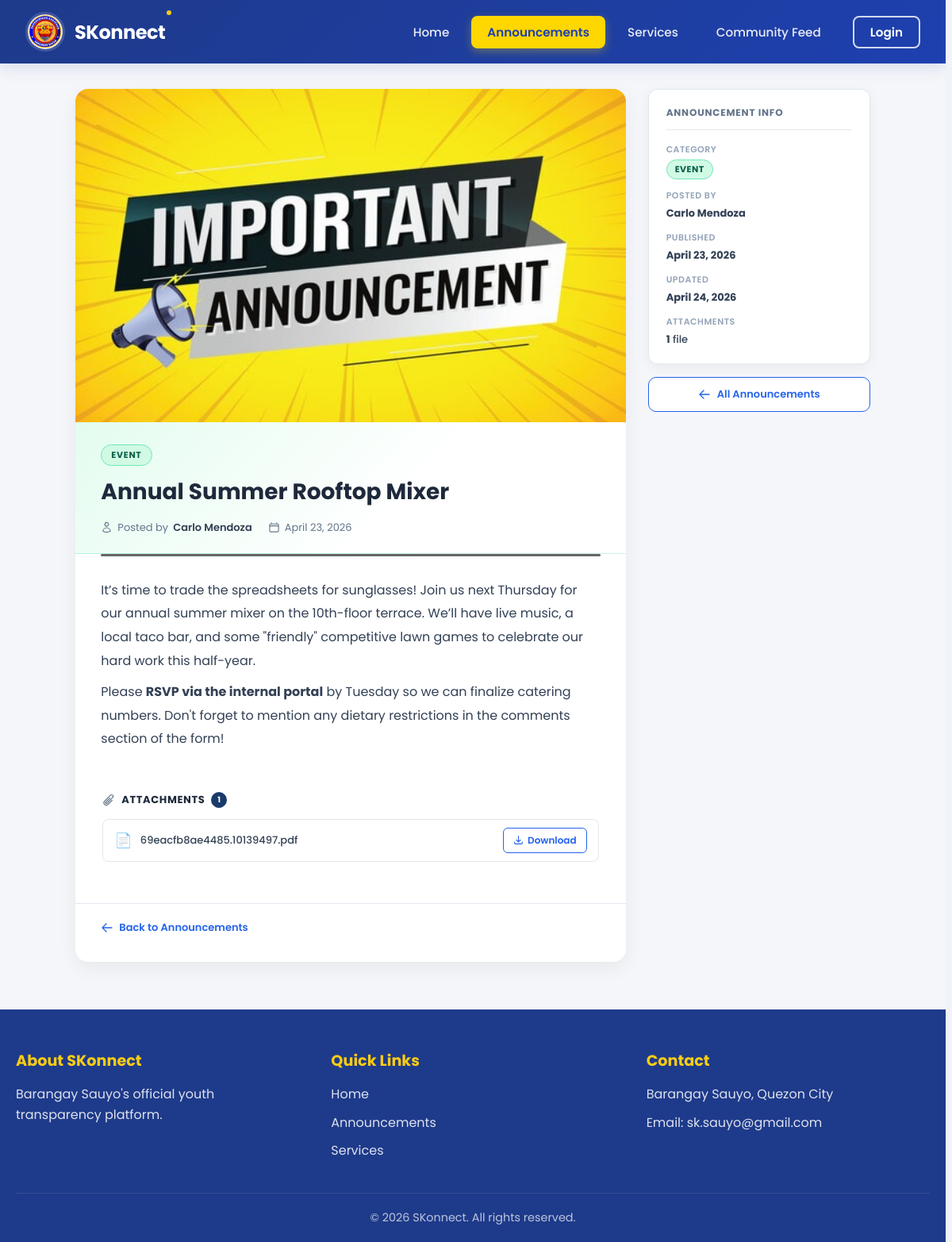
Screenshot of /views/public/announcement_view.php?id=49 with the database file from the repository.
### tables this page shows
CREATE TABLE `announcements` (
  `id` int(11) NOT NULL,
  `title` varchar(255) NOT NULL,
  `content` text NOT NULL,
  `category` enum('event','program','notice','meeting','urgent') NOT NULL,
  `featured` tinyint(1) DEFAULT 0,
  `featured_at` timestamp NULL DEFAULT NULL,
  `banner_img` varchar(500) DEFAULT NULL,
  `author_id` int(11) NOT NULL,
  `published_at` timestamp NOT NULL DEFAULT current_timestamp(),
  `updated_at` timestamp NOT NULL DEFAULT current_timestamp() ON UPDATE current_timestamp(),
  `expired_at` date DEFAULT NULL,
  `status` enum('active','draft','archived') NOT NULL DEFAULT 'active',
  `archived_at` timestamp NULL DEFAULT NULL
);

CREATE TABLE `announcement_files` (
  `id` int(11) NOT NULL,
  `announcement_id` int(11) NOT NULL,
  `file_path` varchar(500) NOT NULL
);

### backend/models/AnnouncementModel.php (called while the page is built, shortened)
<?php
require_once __DIR__ . '/../config/database.php';
class AnnouncementModel {
    private $conn;
    public function __construct() {
        $db = new Database();
        $this->conn = $db->getConnection();
    }
    public function getById(int $id): array|false {
        $stmt = $this->conn->prepare(
            "SELECT a.*, CONCAT(u.first_name, ' ', u.last_name) AS author_name
             FROM announcements a
             JOIN users u ON u.id = a.author_id
             WHERE a.id = :id"
        );
        $stmt->execute([':id' => $id]);
        return $stmt->fetch(PDO::FETCH_ASSOC);
    }
    public function getFiles(int $announcementId): array {
        $stmt = $this->conn->prepare(
            "SELECT * FROM announcement_files WHERE announcement_id = :aid"
        );
        $stmt->execute([':aid' => $announcementId]);
        return $stmt->fetchAll(PDO::FETCH_ASSOC);
    }
}
?>

### backend/config/database.php (called while the page is built, shortened)
<?php
class Database {
    private $host = "localhost";
    private $db_name = "skonnect";
    private $username = "root";
    private $password = "";
    public function getConnection() {
        $this->conn = null;
        try {
            $this->conn = new PDO(
                "mysql:host=" . $this->host . ";dbname=" . $this->db_name,
                $this->username,
                $this->password
            );
            $this->conn->setAttribute(PDO::ATTR_ERRMODE, PDO::ERRMODE_EXCEPTION);
            $this->conn->exec("set names utf8mb4");
        } catch(PDOException $exception) {
            header('Content-Type: application/json');
            echo json_encode([
                "status" => "error",
                "message" => "Database connection failed: " . $exception->getMessage()
            ]);
            exit;
        }
        return $this->conn;
    }
}
?>

### views/public/announcement_view.php (the view, shortened to what this page needs)
<?php
require_once __DIR__ . '/../../backend/models/AnnouncementModel.php';
$annModel = new AnnouncementModel();
$id  = (int) ($_GET['id'] ?? 0);
$ann = $id ? $annModel->getById($id) : null;
$files = $annModel->getFiles($id);
$catColors = [
    'event'   => ['bg' => '#d1fae5', 'color' => '#065f46', 'border' => '#6ee7b7', 'accent' => '#059669', 'bar' => '#059669'],
    'program' => ['bg' => '#dbeafe', 'color' => '#1d4ed8', 'border' => '#93c5fd', 'accent' => '#2563eb', 'bar' => '#2563eb'],
    'meeting' => ['bg' => '#ede9fe', 'color' => '#5b21b6', 'border' => '#c4b5fd', 'accent' => '#7c3aed', 'bar' => '#7c3aed'],
    'notice'  => ['bg' => '#fef3c7', 'color' => '#92400e', 'border' => '#fcd34d', 'accent' => '#d97706', 'bar' => '#d97706'],
    'urgent'  => ['bg' => '#fee2e2', 'color' => '#b91c1c', 'border' => '#fca5a5', 'accent' => '#dc2626', 'bar' => '#dc2626'],
];
$cat      = $ann['category'];
$theme    = $catColors[$cat] ?? $catColors['notice'];
$catLabel = ucfirst($cat);
$pubDate  = date('F j, Y', strtotime($ann['published_at']));
$pubDateDt = date('Y-m-d', strtotime($ann['published_at']));
$updDate  = $ann['updated_at'] ? date('F j, Y', strtotime($ann['updated_at'])) : null;
function fileIcon(string $path): string {
    $ext = strtolower(pathinfo($path, PATHINFO_EXTENSION));
    return match(true) {
        $ext === 'pdf'                                     => '📄',
        in_array($ext, ['doc','docx'])                     => '📝',
        in_array($ext, ['xls','xlsx'])                     => '📊',
        in_array($ext, ['png','jpg','jpeg','webp','gif']) => '🖼️',
        default                                            => '📎',
    };
}
?>
<!DOCTYPE html>
<html lang="en">
<head>
    <link rel="stylesheet" href="../../styles/global.css">
    <link rel="stylesheet" href="../../styles/public/header.css">
    <link rel="stylesheet" href="../../styles/public/footer.css">
    <link rel="stylesheet" href="../../styles/public/announcement_view.css">
</head>
<body>
<?php include __DIR__ . '/../../components/public/navbar.php'; ?>
<main class="pub-av-page">
    <div class="pub-av-layout">
        <article class="pub-av-main">
            <?php if ($ann['banner_img']): ?>
            <div class="pub-av-banner">
                <img src="<?= htmlspecialchars($ann['banner_img']) ?>" alt="<?= htmlspecialchars($ann['title']) ?>">
            </div>
            <?php endif; ?>
            <div class="pub-av-header" style="--cat-bg: <?= $theme['bg'] ?>; --cat-border: <?= $theme['border'] ?>;">
                <div class="pub-av-badges">
                    <span class="pub-av-cat-badge" style="background:<?= $theme['bg'] ?>;color:<?= $theme['color'] ?>;border:1px solid <?= $theme['border'] ?>;">
                        <?= $catLabel ?>
                    </span>
                </div>
                <h1 class="pub-av-title"><?= htmlspecialchars($ann['title']) ?></h1>
                <div class="pub-av-meta">
                    <span>
                        Posted by <strong><?= htmlspecialchars($ann['author_name']) ?></strong>
                    </span>
                    <span>
                        <time datetime="<?= $pubDateDt ?>"><?= $pubDate ?></time>
                    </span>
                </div>
            </div>
            <div class="pub-av-accent-line"></div>
            <div class="pub-av-body">
                <?= $ann['content'] ?>
            </div>
            <?php if (!empty($files)): ?>
            <div class="pub-av-attachments">
                <h3 class="pub-av-attach-title">
                    Attachments <span class="pub-av-attach-count"><?= count($files) ?></span>
                </h3>
                <ul class="pub-av-attach-list">
                    <?php foreach ($files as $f): ?>
                    <li class="pub-av-attach-item">
                        <span class="pub-av-attach-icon"><?= fileIcon($f['file_path']) ?></span>
                        <span class="pub-av-attach-name"><?= htmlspecialchars(basename($f['file_path'])) ?></span>
                        <a href="<?= htmlspecialchars($f['file_path']) ?>" download class="pub-av-dl-btn">
                            <svg xmlns="http://www.w3.org/2000/svg" fill="none" viewBox="0 0 24 24" stroke-width="2" stroke="currentColor"><path stroke-linecap="round" stroke-linejoin="round" d="M3 16.5v2.25A2.25 2.25 0 0 0 5.25 21h13.5A2.25 2.25 0 0 0 21 18.75V16.5M16.5 12 12 16.5m0 0L7.5 12m4.5 4.5V3"/></svg>
                            Download
                        </a>
                    </li>
                    <?php endforeach; ?>
                </ul>
            </div>
            <?php endif; ?>
            <div class="pub-av-footer-nav">
                <a href="announcements.php" class="pub-av-back-btn">
                    <svg xmlns="http://www.w3.org/2000/svg" fill="none" viewBox="0 0 24 24" stroke-width="2" stroke="currentColor"><path stroke-linecap="round" stroke-linejoin="round" d="M10.5 19.5 3 12m0 0 7.5-7.5M3 12h18"/></svg>
                    Back to Announcements
                </a>
            </div>
        </article>
        <aside class="pub-av-sidebar">
            <div class="pub-av-info-card">
                <h3 class="pub-av-info-heading">Announcement Info</h3>
                <dl class="pub-av-info-list">
                    <div class="pub-av-info-row">
                        <dt>Category</dt>
                        <dd>
                            <span style="display:inline-flex;align-items:center;padding:3px 10px;font-size:11px;font-weight:700;text-transform:uppercase;letter-spacing:.5px;border-radius:20px;background:<?= $theme['bg'] ?>;color:<?= $theme['color'] ?>;border:1px solid <?= $theme['border'] ?>;">
                                <?= $catLabel ?>
                            </span>
                        </dd>
                    </div>
                    <div class="pub-av-info-row">
                        <dt>Posted by</dt>
                        <dd><strong><?= htmlspecialchars($ann['author_name']) ?></strong></dd>
                    </div>
                    <div class="pub-av-info-row">
                        <dt>Published</dt>
                        <dd><strong><?= $pubDate ?></strong></dd>
                    </div>
                    <?php if ($updDate): ?>
                    <div class="pub-av-info-row">
                        <dt>Updated</dt>
                        <dd><strong><?= $updDate ?></strong></dd>
                    </div>
                    <?php endif; ?>
                    <?php if (!empty($files)): ?>
                    <div class="pub-av-info-row">
                        <dt>Attachments</dt>
                        <dd><strong><?= count($files) ?></strong> file<?= count($files) > 1 ? 's' : '' ?></dd>
                    </div>
                    <?php endif; ?>
                </dl>
            </div>
            <a href="announcements.php" class="pub-av-sidebar-back">
                <svg xmlns="http://www.w3.org/2000/svg" fill="none" viewBox="0 0 24 24" stroke-width="2" stroke="currentColor"><path stroke-linecap="round" stroke-linejoin="round" d="M10.5 19.5 3 12m0 0 7.5-7.5M3 12h18"/></svg>
                All Announcements
            </a>
        </aside>
    </div>
</main>
<?php include __DIR__ . '/../../components/public/footer.php'; ?>
</body>
</html>

### styles/global.css (style rules this page uses)
:root { --primary-blue: #1e3a8a; --secondary-blue: #2563eb; --accent-yellow: #facc15; --text-dark: #1f2937; --text-light: #6b7280; --bg-light: #f8f9fa; --white: #ffffff; --border-color: #e5e7eb; --bg: #f0f3f8; --surface: #ffffff; --surface-2: #f8fafc; --border: #e2e8f0; --text-primary: #0f172a; --text-secondary: #475569; --text-muted: #94a3b8; --accent: #2563eb; --accent-hover: #1d4ed8; --shadow-sm: 0 1px 3px rgba(0, 0, 0, 0.06), 0 1px 2px rgba(0, 0, 0, 0.04); --shadow-md: 0 4px 12px rgba(0, 0, 0, 0.07), 0 2px 6px rgba(0, 0, 0, 0.04); --shadow-lg: 0 10px 28px rgba(0, 0, 0, 0.08), 0 4px 10px rgba(0, 0, 0, 0.04); --radius-sm: 8px; --radius-md: 14px; --radius-lg: 20px; --font-display: "DM Serif Display", Georgia, serif; --font-body: "DM Sans", Arial, sans-serif; --navy: #0f2545; --navy-mid: #1a3a6b; --blue: #1e5fa8; --blue-light: #2e7dd1; --gold: #c8922a; --gold-light: #e8b94a; --bg: #f0f4f8; --surface: #ffffff; --border: #d1dae6; --text-head: #0f2545; --text-body: #334155; --text-muted: #64748b; --red: #c0392b; --green: #1a7a4a; --radius: 10px; --shadow: 0 2px 12px rgba(15, 37, 69, 0.08); --shadow-md: 0 4px 24px rgba(15, 37, 69, 0.12); }
*, *::before, *::after { box-sizing: border-box; margin: 0; padding: 0; }
html { scroll-behavior: smooth; font-family: "Poppins", sans-serif; overflow-y: scroll; scrollbar-gutter: stable; }
body { background: var(--bg); color: var(--text-body); font-family: "Poppins", sans-serif; }

### rows the page displays
announcements: banner_img (picture), category "EVENT", title "Annual Summer Rooftop Mixer", published_at "April 23, 2026", content "It’s time to trade the spreadsheets for sunglasses! Join us next Thursday for our annual summer mixer on the 10th-floor terrace. We’ll have live music, a local taco bar, and some \"friendly\" competitive lawn games to celebrate our hard work this half-year. Please RSVP via the internal portal by Tuesday so we can finalize catering numbers. Don't forget to mention any dietary restrictions in the comments section of the form!", updated_at "April 24, 2026"
announcement_files: file_path "📄", file_path "69eacfb8ae4485.10139497.pdf"

### other values shown
$label "Home Announcements Services Community Feed Login"
$ann['author_name'] "Carlo Mendoza"
count($files) "1"
